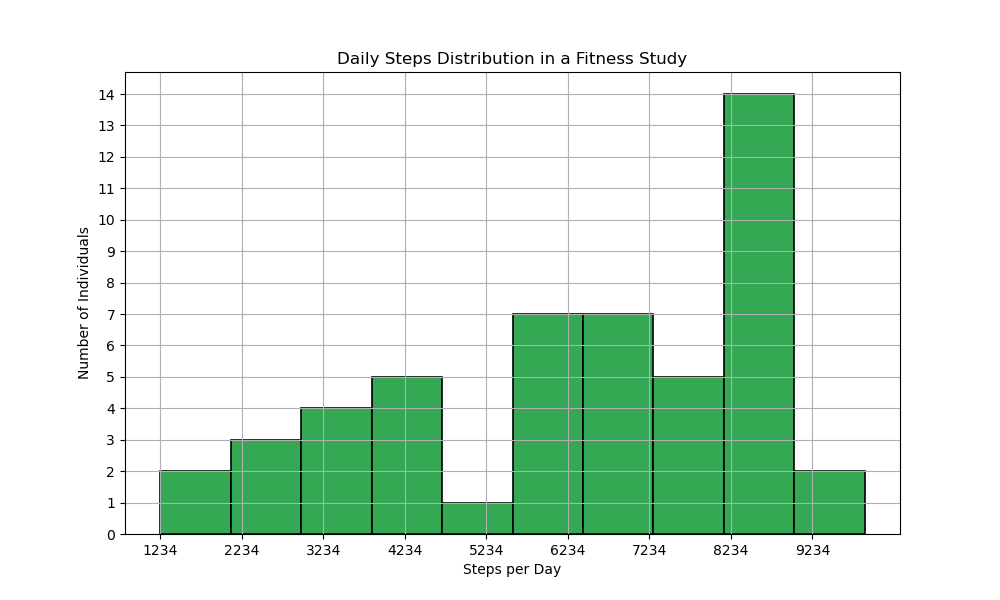

This figure's Python source:
import matplotlib.pyplot as plt

# Data points: Steps taken per day by individuals in a fitness study
steps_per_day = [
    5678, 8765, 4532, 6789, 5634, 7890, 8976, 3467, 6578, 8765, 5678, 9834, 
    2345, 8765, 4356, 6789, 8765, 1234, 7654, 6789, 4567, 8976, 3456, 2345, 
    6789, 8765, 8765, 4567, 3456, 7890, 5432, 8765, 1234, 5678, 4321, 8765, 
    5678, 6789, 8765, 9876, 3456, 2345, 8765, 7890, 5678, 8765, 5678, 6789, 
    8765, 7890
]

# Set up the size of the figure
plt.figure(figsize=(10, 6))

# Plot a histogram with vertical orientation, custom colors, and bar width
plt.hist(steps_per_day, bins=10, orientation='vertical', color='#34a853', edgecolor='#000000', linewidth=1.2)

# Set the title and labels
plt.title('Daily Steps Distribution in a Fitness Study')
plt.ylabel('Number of Individuals')
plt.xlabel('Steps per Day')

# Customize the tick marks
plt.xticks(range(min(steps_per_day), max(steps_per_day) + 1, 1000))
plt.yticks(range(0, 15, 1))

# Show grid
plt.grid(True)

# Display the histogram
plt.show()
